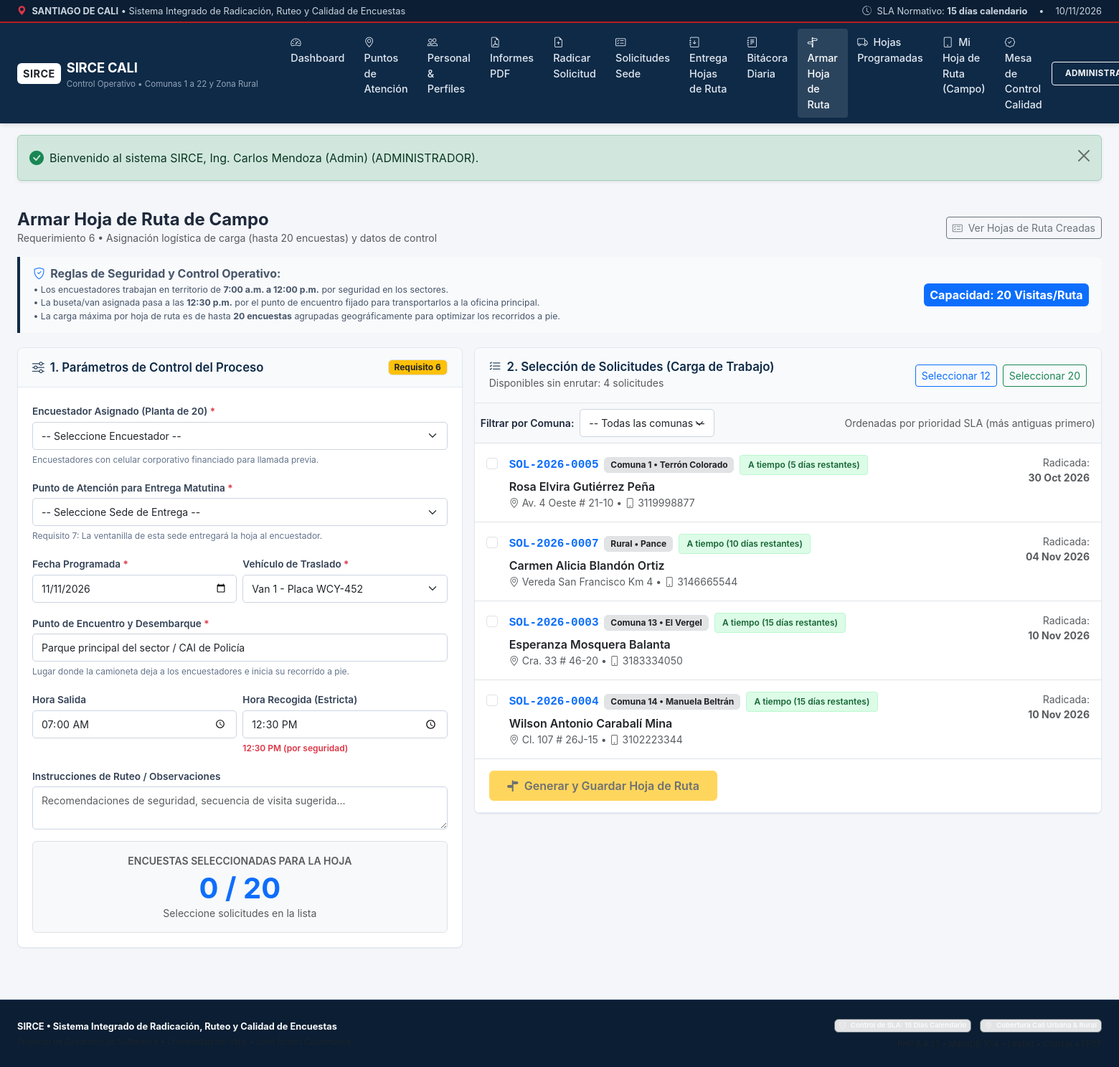
/modules/enrutador/crear_hoja_ruta.php (signed in), run on the app's committed database.
### tables this page shows
CREATE TABLE `solicitudes` (
  `id` INT AUTO_INCREMENT PRIMARY KEY,
  `numero_radicado` VARCHAR(35) NOT NULL UNIQUE,
  `punto_atencion_id` INT NOT NULL,
  `usuario_ventanilla_id` INT NOT NULL,
  `nombres` VARCHAR(100) NOT NULL,
  `apellidos` VARCHAR(100) NOT NULL,
  `tipo_documento` VARCHAR(10) DEFAULT 'CC',
  `documento_identidad` VARCHAR(25) NOT NULL,
  `zona_tipo` ENUM('urbana', 'rural') DEFAULT 'urbana',
  `comuna` INT NULL,
  `corregimiento` VARCHAR(100) NULL,
  `barrio` VARCHAR(100) NOT NULL,
  `direccion` VARCHAR(200) NOT NULL,
  `celular` VARCHAR(20) NOT NULL,
  `telefono_secundario` VARCHAR(20) NULL,
  `correo_contacto` VARCHAR(100) NULL,
  `latitud` DECIMAL(10, 8) NOT NULL,
  `longitud` DECIMAL(11, 8) NOT NULL,
  `motivo_solicitud` VARCHAR(255) DEFAULT 'Solicitud de encuesta beneficio crediticio gobierno extranjero',
  `fecha_radicacion` DATETIME NOT NULL DEFAULT CURRENT_TIMESTAMP,
  `fecha_limite_15dias` DATE NOT NULL,
  `estado` ENUM('radicada', 'enrutada', 'en_campo', 'encuestada', 'en_revision', 'aprobada_apto', 'rechazada_no_apto', 'vencida') DEFAULT 'radicada',
  `observaciones` TEXT NULL,
  CONSTRAINT `fk_solicitud_punto` FOREIGN KEY (`punto_atencion_id`) REFERENCES `puntos_atencion` (`id`),
  CONSTRAINT `fk_solicitud_ventanilla` FOREIGN KEY (`usuario_ventanilla_id`) REFERENCES `usuarios` (`id`)
);

### config/config.php (called while the page is built, shortened)
<?php
function url(string $path = ''): string {
    $path = ltrim($path, '/');
    return BASE_URL . ($path !== '' ? '/' . $path : '');
}
function calcularEstadoSLA(string $fechaRadicacion, ?string $estadoSolicitud = null): array {
    $fechaRad = new DateTime($fechaRadicacion);
    $fechaHoy = new DateTime();
    $fechaLimite = (clone $fechaRad)->modify('+' . SLA_DIAS_CALENDARIO . ' days');
    $intervaloTranscurrido = $fechaRad->diff($fechaHoy);
    $diasTranscurridos = (int)$intervaloTranscurrido->format('%r%a');
    $diasRestantes = SLA_DIAS_CALENDARIO - $diasTranscurridos;
    $esFinalizada = in_array($estadoSolicitud, ['aprobada_apto', 'rechazada_no_apto'], true);
    if ($diasRestantes < 0 || $estadoSolicitud === 'vencida') {
        $estado = 'vencido';
        $etiqueta = 'Vencido (' . abs($diasRestantes) . ' días de retraso)';
        $badgeClass = 'badge-danger';
        $borderClass = 'sla-overdue';
    } elseif ($diasRestantes <= 4) {
        $estado = 'alerta';
        $etiqueta = 'Alerta crítica (' . $diasRestantes . ' días restantes)';
        $badgeClass = 'badge-warning';
        $borderClass = 'sla-warning';
    } else {
        $estado = 'a_tiempo';
        $etiqueta = 'A tiempo (' . $diasRestantes . ' días restantes)';
        $badgeClass = 'badge-success';
        $borderClass = 'sla-ok';
    }
    return [
        'dias_transcurridos' => $diasTranscurridos,
        'dias_restantes'     => $diasRestantes,
        'fecha_limite'       => $fechaLimite->format('Y-m-d'),
        'estado_sla'         => $estado,
        'etiqueta'           => $etiqueta,
        'badge_class'        => $badgeClass,
        'border_class'       => $borderClass
    ];
}
function formatearFecha(?string $fecha, bool $incluirHora = false): string {
    $timestamp = strtotime($fecha);
    $meses = ['Ene', 'Feb', 'Mar', 'Abr', 'May', 'Jun', 'Jul', 'Ago', 'Sep', 'Oct', 'Nov', 'Dic'];
    $mes = $meses[(int)date('n', $timestamp) - 1];
    return sprintf('%s %s %s', date('d', $timestamp), $mes, date('Y', $timestamp));
}
function e(?string $text): string {
    return htmlspecialchars($text ?? '', ENT_QUOTES, 'UTF-8');
}

### modules/enrutador/crear_hoja_ruta.php (the view, shortened to what this page needs)
<?php
require_once __DIR__ . '/../../config/config.php';
$pdo = getDBConnection();
$preselectId = isset($_GET['preselect']) ? (int)$_GET['preselect'] : null;
$sqlPendientes = '
    SELECT s.*, p.nombre AS punto_origen_nombre, p.codigo AS punto_origen_codigo
    FROM solicitudes s
    INNER JOIN puntos_atencion p ON s.punto_atencion_id = p.id
    WHERE s.estado = "radicada"
';
$paramsPendientes = [];
$sqlPendientes .= ' ORDER BY s.fecha_radicacion ASC';
$stmtPendientes = $pdo->prepare($sqlPendientes);
$stmtPendientes->execute($paramsPendientes);
$solicitudesPendientes = $stmtPendientes->fetchAll();
require_once __DIR__ . '/../../includes/header.php';
?>
<div class="d-flex justify-content-between align-items-center mb-3">
    <div>
        <h4 class="fw-bold mb-0 text-navy">Armar Hoja de Ruta de Campo</h4>
        <p class="text-muted small mb-0">Requerimiento 6 &bull; Asignación logística de carga (hasta 20 encuestas) y datos de control</p>
    </div>
    <a href="<?= url('modules/enrutador/hojas_ruta.php') ?>" class="btn btn-outline-secondary btn-sm">
        <i class="bi bi-card-checklist me-1"></i> Ver Hojas de Ruta Creadas
    </a>
</div>
<div class="callout-institutional">
    <div class="row align-items-center">
        <div class="col-md-9">
            <h6 class="fw-bold mb-1"><i class="bi bi-shield-check text-primary me-1"></i> Reglas de Seguridad y Control Operativo:</h6>
            <p class="mb-0 small">
                • Los encuestadores trabajan en territorio de <strong>7:00 a.m. a 12:00 p.m.</strong> por seguridad en los sectores.<br>
                • La buseta/van asignada pasa a las <strong>12:30 p.m.</strong> por el punto de encuentro fijado para transportarlos a la oficina principal.<br>
                • La carga máxima por hoja de ruta es de hasta <strong>20 encuestas</strong> agrupadas geográficamente para optimizar los recorridos a pie.
            </p>
        </div>
        <div class="col-md-3 text-md-end mt-2 mt-md-0">
            <span class="badge bg-primary fs-6 p-2">Capacidad: 20 Visitas/Ruta</span>
        </div>
    </div>
</div>
<form method="POST" action="crear_hoja_ruta.php" id="formHojaRuta">
    <div class="row g-3">
        <div class="col-lg-5">
            <div class="app-card">
                <div class="app-card-header">
                    <h5 class="app-card-title"><i class="bi bi-sliders me-2"></i>1. Parámetros de Control del Proceso</h5>
                    <span class="badge bg-warning text-dark border">Requisito 6</span>
                </div>
                <div class="app-card-body">
                    <div class="mb-3">
                        <label class="form-label">Encuestador Asignado (Planta de 20) <span class="text-danger">*</span></label>
                        <select class="form-select form-select-sm" name="encuestador_id" required>
                            <option value="">-- Seleccione Encuestador --</option>
                        </select>
                        <span class="form-text">Encuestadores con celular corporativo financiado para llamada previa.</span>
                    </div>
                    <div class="mb-3">
                        <label class="form-label">Punto de Atención para Entrega Matutina <span class="text-danger">*</span></label>
                        <select class="form-select form-select-sm" name="punto_atencion_id" required>
                            <option value="">-- Seleccione Sede de Entrega --</option>
                        </select>
                        <span class="form-text">Requisito 7: La ventanilla de esta sede entregará la hoja al encuestador.</span>
                    </div>
                    <div class="row g-2 mb-3">
                        <div class="col-sm-6">
                            <label class="form-label">Fecha Programada <span class="text-danger">*</span></label>
                            <input type="date" class="form-control form-control-sm" name="fecha_programada" value="<?= date('Y-m-d', strtotime('+1 day')) ?>" required>
                        </div>
                        <div class="col-sm-6">
                            <label class="form-label">Vehículo de Traslado <span class="text-danger">*</span></label>
                            <select class="form-select form-select-sm" name="camioneta_asignada" required>
                                <option value="Van 1 - Placa WCY-452 (Capacidad 10 encuestadores)">Van 1 - Placa WCY-452</option>
                            </select>
                        </div>
                    </div>
                    <div class="mb-3">
                        <label class="form-label">Punto de Encuentro y Desembarque <span class="text-danger">*</span></label>
                        <input type="text" class="form-control form-control-sm" name="punto_encuentro" value="Parque principal del sector / CAI de Policía" placeholder="Ej: CAI Siloé / Parque El Vergel" required>
                        <span class="form-text">Lugar donde la camioneta deja a los encuestadores e inicia su recorrido a pie.</span>
                    </div>
                    <div class="row g-2 mb-3">
                        <div class="col-6">
                            <label class="form-label">Hora Salida</label>
                            <input type="time" class="form-control form-control-sm" name="hora_salida" value="07:00:00" required>
                        </div>
                        <div class="col-6">
                            <label class="form-label">Hora Recogida (Estricta)</label>
                            <input type="time" class="form-control form-control-sm" name="hora_recogida" value="12:30:00" required>
                            <span class="form-text text-danger fw-semibold">12:30 PM (por seguridad)</span>
                        </div>
                    </div>
                    <div class="mb-3">
                        <label class="form-label">Instrucciones de Ruteo / Observaciones</label>
                        <textarea class="form-control form-control-sm" name="observaciones_enrutador" rows="2" placeholder="Recomendaciones de seguridad, secuencia de visita sugerida..."></textarea>
                    </div>
                    <div class="bg-light p-3 rounded border text-center">
                        <div class="small text-muted mb-1 text-uppercase fw-semibold">Encuestas Seleccionadas para la Hoja</div>
                        <div class="display-6 fw-bold text-primary" id="contadorSeleccionadas">0 / 20</div>
                        <div class="small text-muted" id="estadoCargaTexto">Seleccione solicitudes en la lista derecha</div>
                    </div>
                </div>
            </div>
        </div>
        <div class="col-lg-7">
            <div class="app-card">
                <div class="app-card-header">
                    <div>
                        <h5 class="app-card-title"><i class="bi bi-list-check me-2"></i>2. Selección de Solicitudes (Carga de Trabajo)</h5>
                        <span class="text-muted small">Disponibles sin enrutar: <?= count($solicitudesPendientes) ?> solicitudes</span>
                    </div>
                    <div class="d-flex gap-2">
                        <button type="button" class="btn btn-xs btn-outline-primary btn-sm" onclick="seleccionarPrimeras(12)">
                            Seleccionar 12
                        </button>
                        <button type="button" class="btn btn-xs btn-outline-success btn-sm" onclick="seleccionarPrimeras(20)">
                            Seleccionar 20
                        </button>
                    </div>
                </div>
                <div class="p-2 bg-light border-bottom d-flex align-items-center justify-content-between">
                    <div class="d-flex align-items-center gap-2">
                        <span class="small fw-semibold">Filtrar por Comuna:</span>
                        <select class="form-select form-select-sm" style="width: auto;" onchange="location.href='crear_hoja_ruta.php?comuna=' + this.value">
                            <option value="">-- Todas las comunas --</option>
                        </select>
                    </div>
                    <span class="small text-muted">Ordenadas por prioridad SLA (más antiguas primero)</span>
                </div>
                <div class="app-card-body p-0" style="max-height: 520px; overflow-y: auto;">
                    <?php if (empty($solicitudesPendientes)): ?>
                        <div class="text-center py-5 text-muted">
                            <i class="bi bi-check-circle-fill text-success fs-1 d-block mb-2"></i>
                            <strong>No hay solicitudes pendientes en este filtro.</strong>
                            <p class="small mb-0">Todas las solicitudes han sido enrutadas o no hay solicitudes en la comuna seleccionada.</p>
                        </div>
                    <?php else: ?>
                        <div class="list-group list-group-flush">
                            <?php foreach ($solicitudesPendientes as $sp): ?>
                                <?php
                                $sla = calcularEstadoSLA($sp['fecha_radicacion'], $sp['estado']);
                                $isPreselected = ($preselectId === (int)$sp['id']);
                                ?>
                                <label class="list-group-item list-group-item-action d-flex align-items-start gap-3 py-3" style="cursor: pointer;">
                                    <input class="form-check-input flex-shrink-0 mt-1 chk-solicitud" type="checkbox" name="solicitudes[]" value="<?= $sp['id'] ?>" <?= $isPreselected ? 'checked' : '' ?> onchange="actualizarContador()">
                                    <div class="d-flex w-100 justify-content-between">
                                        <div>
                                            <div class="d-flex align-items-center gap-2 mb-1">
                                                <strong class="text-primary font-monospace"><?= e($sp['numero_radicado']) ?></strong>
                                                <span class="badge bg-secondary-subtle text-dark border small">
                                                    <?= $sp['zona_tipo'] === 'urbana' ? 'Comuna ' . e((string)$sp['comuna']) : 'Rural' ?> &bull; <?= e($sp['barrio']) ?>
                                                </span>
                                                <span class="badge-sla <?= $sla['badge_class'] ?> small">
                                                    <?= e($sla['etiqueta']) ?>
                                                </span>
                                            </div>
                                            <div class="fw-semibold text-dark"><?= e($sp['nombres']) ?> <?= e($sp['apellidos']) ?></div>
                                            <div class="small text-muted">
                                                <i class="bi bi-geo-alt me-1"></i><?= e($sp['direccion']) ?> &bull;
                                                <i class="bi bi-phone me-1"></i><?= e($sp['celular']) ?>
                                            </div>
                                        </div>
                                        <div class="text-end text-muted small">
                                            <span>Radicada:</span><br>
                                            <strong><?= formatearFecha($sp['fecha_radicacion']) ?></strong>
                                        </div>
                                    </div>
                                </label>
                            <?php endforeach; ?>
                        </div>
                    <?php endif; ?>
                </div>
                <div class="app-card-header bg-white border-top text-end">
                    <button type="submit" class="btn btn-warning px-4 py-2 fw-semibold text-dark" id="btnGenerar">
                        <i class="bi bi-signpost-split-fill me-1"></i> Generar y Guardar Hoja de Ruta
                    </button>
                </div>
            </div>
        </div>
    </div>
</form>
<?php require_once __DIR__ . '/../../includes/footer.php'; ?>

### data on the page
solicitudes: numero_radicado "SOL-2026-0005", comuna "1", barrio "Terrón Colorado", fecha_radicacion+estado "A tiempo (5 días restantes)", nombres "Rosa Elvira", apellidos "Gutiérrez Peña", direccion "Av. 4 Oeste # 21-10", celular "3119998877", fecha_radicacion "30 Oct 2026"
solicitudes: numero_radicado "SOL-2026-0007", zona_tipo "Rural", barrio "Pance", fecha_radicacion+estado "A tiempo (10 días restantes)", nombres "Carmen Alicia", apellidos "Blandón Ortiz", direccion "Vereda San Francisco Km 4", celular "3146665544", fecha_radicacion "04 Nov 2026"
solicitudes: numero_radicado "SOL-2026-0003", comuna "13", barrio "El Vergel", fecha_radicacion+estado "A tiempo (15 días restantes)", nombres "Esperanza", apellidos "Mosquera Balanta", direccion "Cra. 33 # 46-20", celular "3183334050", fecha_radicacion "10 Nov 2026"
solicitudes: numero_radicado "SOL-2026-0004", comuna "14", barrio "Manuela Beltrán", fecha_radicacion+estado "A tiempo (15 días restantes)", nombres "Wilson Antonio", apellidos "Carabalí Mina", direccion "Cl. 107 # 26J-15", celular "3102223344", fecha_radicacion "10 Nov 2026"

### other printed values
$flash['message'] "Bienvenido al sistema SIRCE, Ing. Carlos Mendoza (Admin) (ADMINISTRADOR)."
count($solicitudesPendientes) "4"
